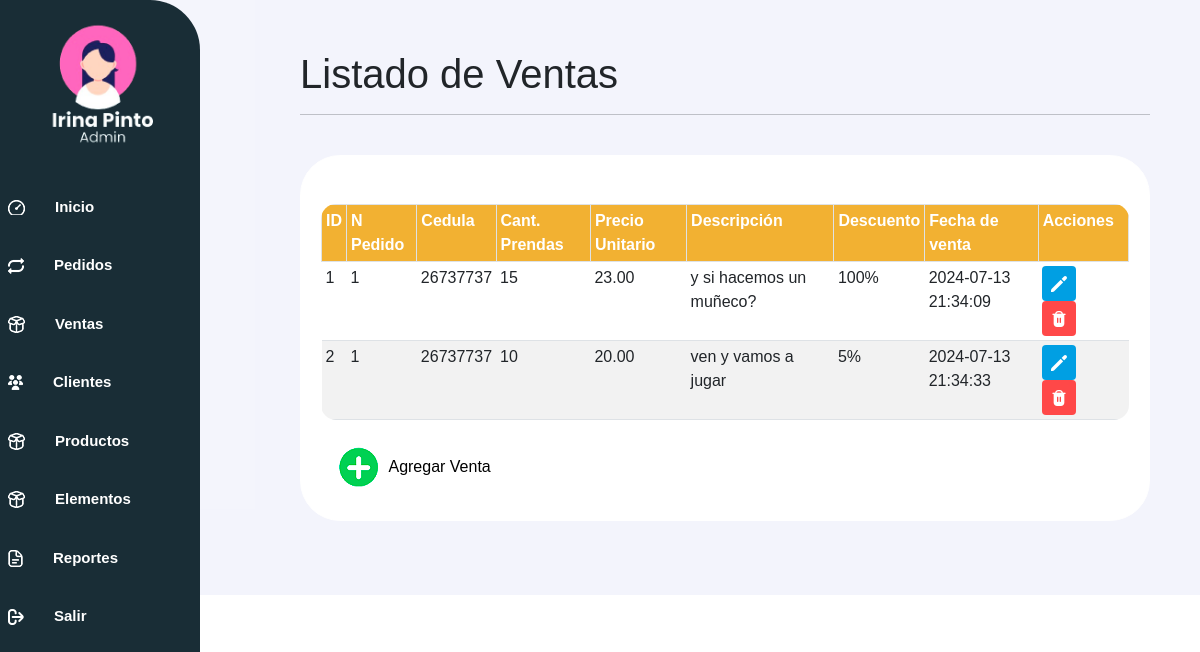
/controlador/venta_controlador.php (signed in), run on an earlier commit of the app's database.
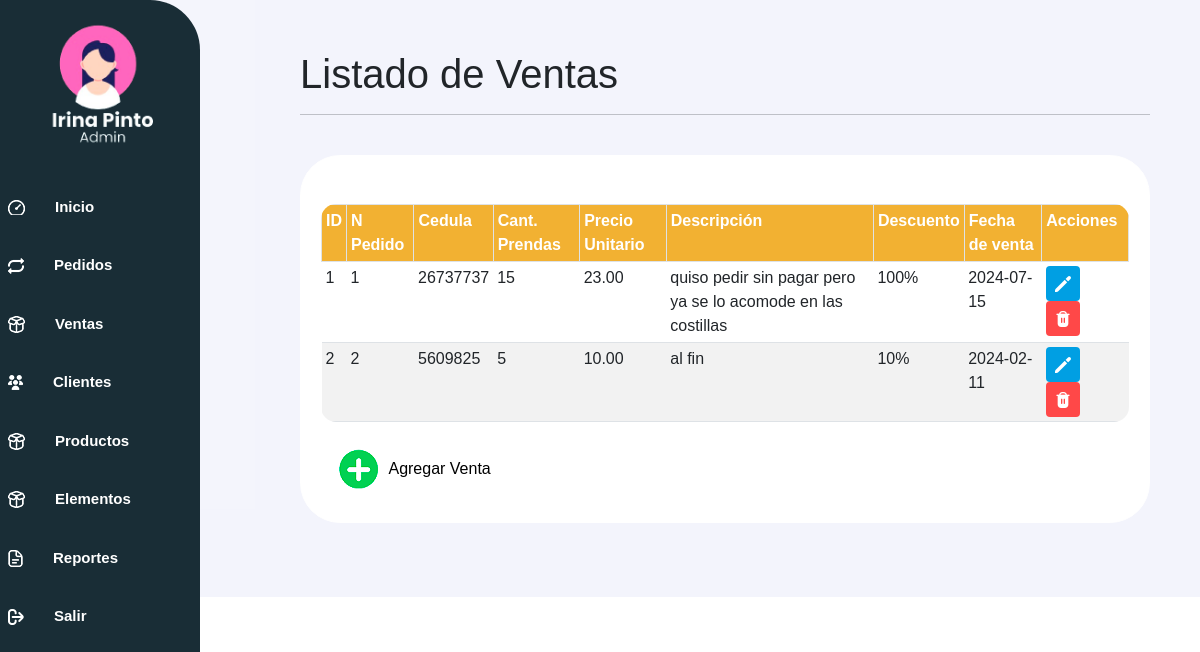
And on a later commit of the database.
### tables this page shows
CREATE TABLE `venta` (
  `id_venta` int(10) NOT NULL,
  `id_pedidoU` int(10) DEFAULT NULL,
  `documento_cliente` varchar(9) DEFAULT NULL,
  `cantidad_prendas` int(11) DEFAULT NULL,
  `precio_unitario` decimal(10,2) DEFAULT NULL,
  `descripcion` varchar(200) DEFAULT NULL,
  `descuento` int(11) DEFAULT NULL,
  `fecha_venta` date DEFAULT NULL
);

### controlador/venta_controlador.php (called while the page is built, shortened)
<?php
	require_once("../modelo/venta_modelo.php");
	$objventa = new ventaModelo();
	require_once("../controlador/vista_controlador.php");
	$lista_venta1 = $objventa->consultar();
	require_once("../vista/venta_vista.php");
?>

### modelo/conexionPDO.php (called while the page is built, shortened)
<?php
class Conexion {
    private $conexion;
    function __construct(){
        $servidor="localhost";
        $usuarioBD="root";
        $claveBD="";
        $bd="gestion_de_pedidos_cpinto";
        try {
            $this->conexion=new PDO("mysql:host=$servidor;dbname=$bd",$usuarioBD,$claveBD);
            $this->conexion->setAttribute(PDO::ATTR_ERRMODE,PDO::ERRMODE_EXCEPTION);
        }
        catch(PDOException $fallo){
            die ("La conexion ha fallado.".$fallo->getMessage());
        }
    }
    public function conectar(){
        return $this->conexion;
    }
}
?>

### modelo/venta_modelo.php (called while the page is built, shortened)
<?php
    require_once("conexionPDO.php");
	class ventaModelo extends Conexion {
		private $objbd;
		 public function __construct(){
			$this->objbd = parent::conectar();
		}
		public function consultar(){
			$lista = array();
			$registro = "SELECT * FROM venta";
			$preparado = $this->objbd->prepare($registro);
			$resul = $preparado->execute();
			while( $datos = $preparado->fetch(PDO::FETCH_ASSOC) ){
				$lista[] = $datos;
			}
			return $lista;
		}
	}
?>

### vista/venta_vista.php (the view, shortened to what this page needs)
<!DOCTYPE html>
<html>
	<head>
        <link rel="stylesheet" href="../vista/css/estilos.css">
        <link rel="stylesheet" href="../vista/css/bootstrap.min.css">
        <link rel="stylesheet" href="../vista/css/sweetalert2.min.css">
	</head>
	<body>
    <div class="barra-lateral">
    </div>
    <div class="contenido">
        <h1>Listado de Ventas</h1>
    <hr>
    <div class="px-6 py-4">
                <div class="contenedor-entrada1 px-6 pt-5">
                <div class="caja_scroll">
                    <table class="table table-striped table-bordered table-hover table-sm">
                        <tr>
                            <th>ID</th>
                            <th>N Pedido</th>
                            <th>Cedula</th>
                            <th>Cant. Prendas</th>
                            <th>Precio Unitario</th>
                            <th>Descripción</th>
                            <th>Descuento</th>
                            <th>Fecha de venta</th>
                            <th>Acciones</th>
                        </tr>
                        <?php foreach ($lista_venta1 as $venta){ ?>
                            <tr>
                                <td><?php echo $venta['id_venta']; ?></td>
                                <td><?php echo $venta['id_pedidoU']; ?></td>
                                <td><?php echo $venta['documento_cliente']; ?></td>
                                <td><?php echo $venta['cantidad_prendas']; ?></td>
                                <td><?php echo $venta['precio_unitario']; ?></td>
                                <td><?php echo $venta['descripcion']; ?></td>
                                <td><?php echo $venta['descuento']; ?>%</td>
                                <td><?php echo $venta['fecha_venta']; ?></td>
                                <td>
                                    <a href="venta_controlador.php?id=<?php echo $venta['id_venta'] ?>" class="btn btn-azul">
                                    <img src="../vista/img/pencil.png" alt="Modificar" width="16" height="16"></a>
                                  <a href="../controlador/venta_controlador.php?eliminarId=<?php echo $venta['id_venta'] ?>" class="btn btn-rojo">
                                     <img src="../vista/img/trash.png" alt="Eliminar" width=16 height=16></a>
                                </td>
                            </tr>
                        <?php } ?>
                    </table>
                </div>
                <div class="">
                    <a href="#" class="btn btn-infox modal_abrir_modificar">
                        <img src="../vista/img/iconmas.png" alt="">
                        <div class="texto-contenedor-pagina">
                        <span class="texto-superior">Agregar Venta</span>
                        </div>
                    </a>
                </div>
            </div>
        </div>
	</body>
</html>

What changed in the data, as far as the page shows it:
changed venta id 1: descripcion "y si hacemos un muñeco?" → "quiso pedir sin pagar pero ya se lo acomode en las costillas"; fecha_venta "2024-07-13 21:34:09" → "2024-07-15"
changed venta id 2: id_pedidoU "1" → "2"; documento_cliente "26737737" → "5609825"; cantidad_prendas "10" → "5"; precio_unitario "20.00" → "10.00"; descripcion "ven y vamos a jugar" → "al fin"; descuento "5" → "10"; fecha_venta "2024-07-13 21:34:33" → "2024-02-11"
